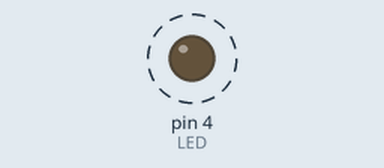
Recording of a sketch running on a simulated Arduino Nano, built with avr-gcc and run on an emulated ATmega328P. On the bench: output pins drawn as LEDs (lit = HIGH). Dashed ring = blinking. What the sketch prints to the serial monitor is not drawn.

Above: at 0.5 s.
Timing chart, 0 to 4.6 s (numbered marks = the images above):
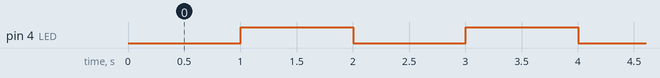

The sketch:

escalonador.ino
```cpp
#include <avr/io.h>
#include <avr/pgmspace.h>

/* ****************************************************************** */
/* *** Definições diversas ****************************************** */

// Descomente para inverter a rotação (somente) do Motor A
// => Necessário com os motores montados simetricamente

#define SSPEED        115200   // Velocidade da interface serial

/* ****************************************************************** */
/* Estas são as conexões de hardware mapeadas aos pinos do Arduino ** */

#define LED         4      // Led conectado a uma saída digital

#define RADIO_CE    7      // Pino CE do módulo de rádio
#define RADIO_CS    8      // Pino CS do módulo do rádio
#define RADIO_A0   A4      // Bit 0 do end. do rádio (LOW = ligado)
#define RADIO_A1   A5      // Bit 1 do end. do rádio (LOW = ligado)

#define IRQ_ENC_A   2      // Pino de interrupção do Encoder A
#define IRQ_ENC_B   3      // Pino de interrupção do Encoder B
#define IRQ_RADIO   5      // Pino de interrupção do Rádio

#define HBRID_EN    6      // Habilita a ponte H (High)
#define MTR_AIN1   A2      // Bit 0 - Controle da ponte H do Motor A
#define MTR_AIN2   A3      // Bit 1 - Controle da ponte H do Motor A
#define MTR_BIN1   A1      // Bit 0 - Controle da ponte H do Motor B
#define MTR_BIN2   A0      // Bit 1 - Controle da ponte H do Motor B
#define MTR_PWMA    9      // Sinal de PWM para controle  do Motor A
#define MTR_PWMB   10      // Sinal de PWM para controle  do Motor B

#define VOLT_BAT   A7      // Tensão da bateria -> Vcc/10

/* ******************************************************************* */
/* Definições de estruturas de dados ( funcionais, status e controle ) */


typedef struct {
    uint32_t last_10ms   = 0;   // Controle das tarefas executadas a cada 10ms
    uint32_t last_100ms  = 0;   // Controle das tarefas executadas a cada 100ms
    uint32_t last_1000ms = 0;   // Controle das tarefas executadas a cada 1000ms
} TasksTCtr;

/* ******************************************************************* */
/* *** Variáveis globais e instanciações ***************************** */


TasksTCtr tasks;		// Contagem de tempo para execução de tarefas

uint32_t  blinker;		// Contagem de alterações de estado do LED


/* ******************************************************************* */
/* *** Protótipos das funções **************************************** */
//
// Obs: Este bloco não é necessário para compilação mas é útil como
//      referência durante o processo de desenvolvimento.

void     tasks_10ms( void );
void     tasks_100ms( void );
void     tasks_1000ms( void );


/* ******************************************************************* */
/* *** SETUP ********************************************************* */

void setup() {

    Serial.begin(115200);               // Inicialização da com. serial

    // Inicialização do pino do LED
    pinMode(LED, OUTPUT);               // Pino do LED como saída digital
    digitalWrite(LED, LOW);

    blinker = 0;                       // Inicialização da variável global
}


/* ******************************************************************* */
/* *** LOOP PRINCIPAL ************************************************ */

void loop() {

    tasks_10ms();                // Tarefas executadas a cada 10ms
    tasks_100ms();               // Tarefas executadas a cada 100ms
    tasks_1000ms();              // Tarefas executadas a cada 1000ms

}


/* ******************************************************************* */
/* *** FUNÇÕES (implementações) ************************************** */

/* *********************************************************************
 * Tarefas que devem ser executadas em intervalos de 10ms
 */
void tasks_10ms( void ) {

     if( (millis() - tasks.last_10ms) > 10 ){
        tasks.last_10ms = millis();


    }
}

/* *********************************************************************
 * Tarefas que devem ser executadas em intervalos de 100ms
 */
void tasks_100ms( void ) {

    if( (millis() - tasks.last_100ms) > 100 ){
        tasks.last_100ms = millis();


    }
}

/* *********************************************************************
 * Tarefas que devem ser executadas em intervalos de 1000ms
 */
void tasks_1000ms( void ) {

    if( (millis() - tasks.last_1000ms) > 1000 ){
        tasks.last_1000ms = millis();

		// Conta execuções
        blinker++;
        // Escreve "bit 0" de "blinker" para o LED
        digitalWrite(LED, bitRead(blinker, 0));

        // Serial.write(blinker);  // Escreve dados binários na porta serial
        // Serial.print(blinker);  // Imprime dados na porta serial como texto ASCII
        Serial.println(blinker);   // Idem ao "print", adicionando EOL ao string

    }
}


/* ****************************************************************** */
/* ****************************************************************** */
```

Measured:
- by itself, pin 4 (LED): alternates HIGH for 1.0 s and LOW for 1.0 s
